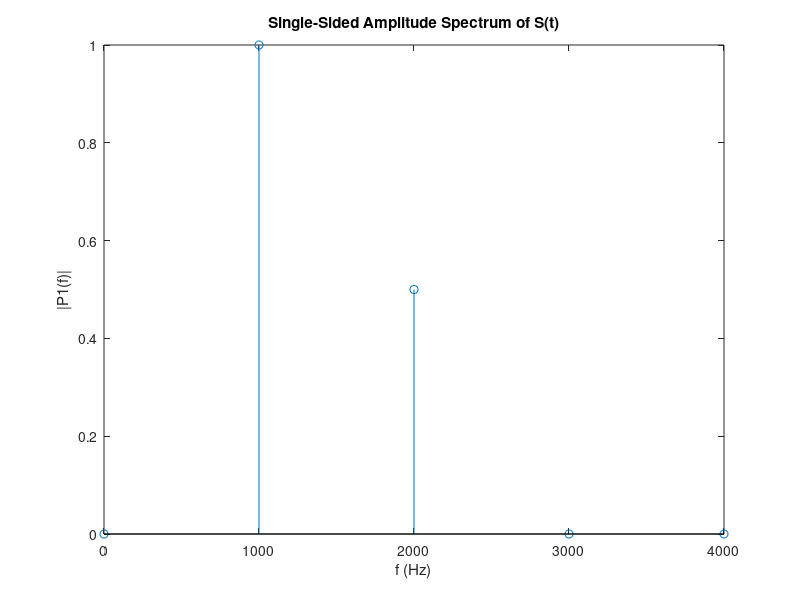

Recreate this plot in MATLAB.
%Use Fourier transforms to find the frequency components of a signal buried in noise.

close all
clear

%Specify the parameters of a signal with a sampling frequency of 1 kHz and a signal duration of 1.5 seconds.
Fs = 8000;            % Sampling frequency                    
T = 1/Fs;             % Sampling period       
L = 8;             % Length of signal
t = (0:L-1)*T;        % Time vector

%Form a signal containing a 50 Hz sinusoid of amplitude 0.7 and a 120 Hz sinusoid of amplitude 1.
S = sin(2*pi*1000*t) + 0.5*sin(2*pi*2000*t+3*pi/4)

%Define the frequency domain f and plot the single-sided amplitude spectrum P1. The amplitudes are not exactly at 0.7 and 1, as expected, because of the added noise. On average, longer signals produce better frequency approximations.
f = Fs*(0:(L/2))/L;

%Now, take the Fourier transform of the original, uncorrupted signal and retrieve the exact amplitudes, 0.7 and 1.0.
Y = fft(S)
P2 = abs(Y/L);
P1 = P2(1:L/2+1);
P1(2:end-1) = 2*P1(2:end-1);

stem(f,P1) 
title('Single-Sided Amplitude Spectrum of S(t)')
xlabel('f (Hz)')
ylabel('|P1(f)|')